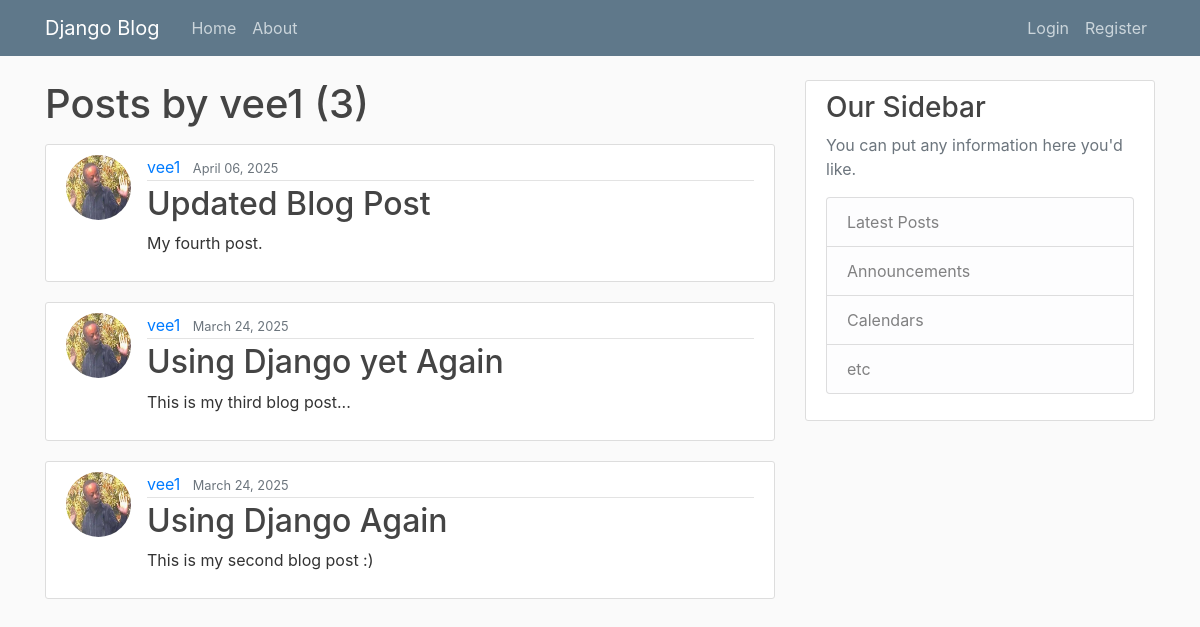
/user/vee1, run on an earlier commit of the app's database.
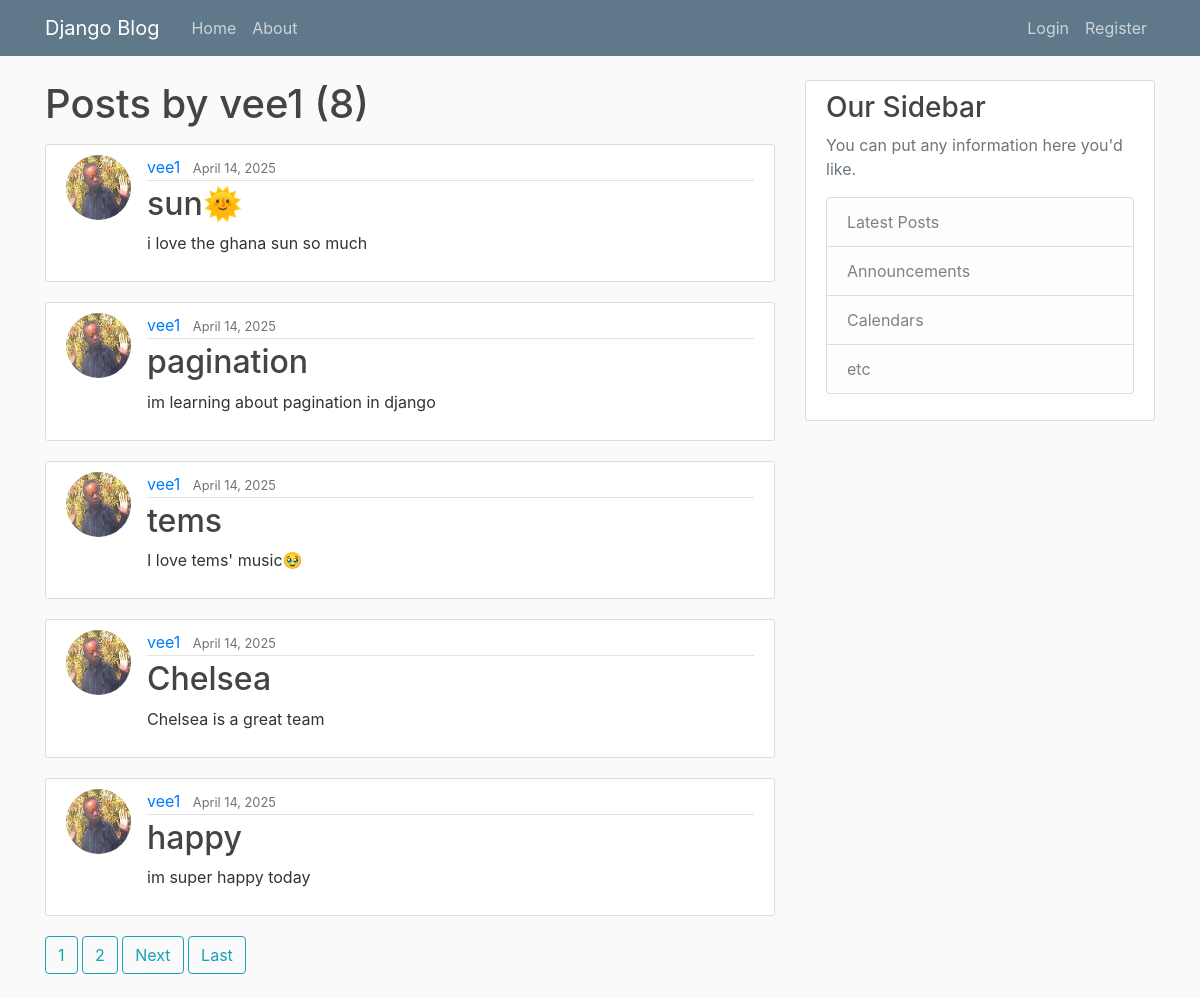
And on a later commit of the database.
### blog/models.py (models this page shows, shortened)
class Post(models.Model):
    title = models.CharField(max_length=100)
    content = models.TextField()
    date_posted = models.DateTimeField(default=timezone.now)
    author = models.ForeignKey(User, on_delete=models.CASCADE)

### users/models.py (models this page shows, shortened)
class Profile(models.Model):
    user = models.OneToOneField(User, on_delete=models.CASCADE)
    image = models.ImageField(default='default.jpg', upload_to='profile_pics')

### blog/views.py (the view)
# urls.py: path('user/<str:username>', UserPostListView.as_view(), name='user-posts'),
class UserPostListView(ListView):
    model = Post
    template_name = 'blog/user_posts.html' #<app>/<model>_<viewtype>.html
    context_object_name = 'posts'
    paginate_by = 5
    def get_queryset(self):
        user = get_object_or_404(User, username=self.kwargs.get('username'))
        return Post.objects.filter(author=user).order_by('-date_posted')

### blog/templates/blog/user_posts.html (shortened to what this page needs)
{% extends "blog/base.html" %}
{% block content %}
    <h1 class="mb-3">Posts by {{ view.kwargs.username}} ({{ page_obj.paginator.count }})</h1>
    {% for post in posts%}
    <article class="media content-section">
        <img class="rounded-circle article-img" src="{{ post.author.profile.image.url }}">
        <div class="media-body">
          <div class="article-metadata">
            <a class="mr-2" href="{%url 'user-posts' post.author.username %}">{{ post.author }}</a>
            <small class="text-muted">{{ post.date_posted|date:"F d, Y" }}</small>
          </div>
          <h2><a class="article-title" href="{% url 'post-detail' post.id %}">{{ post.title }}</a></h2>
          <p class="article-content">{{ post.content }}</p>
        </div>
    </article>
    {% endfor %}
    {% if is_paginated %}
      {% for num in page_obj.paginator.page_range %}
        {% if page_obj.number == num %}
          <a class="btn btn-outline-info mb-4" href="?page={{ num }}">{{ num }}</a>
        {% elif num > page_obj.number|add:'-3' and num < page_obj.number|add:'3' %}
          <a class="btn btn-outline-info mb-4" href="?page={{ num }}">{{ num }}</a>
        {% endif %}
      {% endfor %}
      {% if page_obj.has_next %}
        <a class="btn btn-outline-info mb-4" href="?page={{ page_obj.next_page_number }}">Next</a>
        <a class="btn btn-outline-info mb-4" href="?page={{ page_obj.paginator.num_pages }}">Last</a>
      {% endif %}
    {% endif %}
{% endblock content %}

What changed in the data, as far as the page shows it:
no longer on this page (row unchanged): Post: author.profile.image (picture), author "vee1", date_posted "April 06, 2025", title "Updated Blog Post", content "My fourth post."
no longer on this page (row unchanged): Post: author.profile.image (picture), author "vee1", date_posted "March 24, 2025", title "Using Django yet Again", content "This is my third blog post..."
no longer on this page (row unchanged): Post: author.profile.image (picture), author "vee1", date_posted "March 24, 2025", title "Using Django Again", content "This is my second blog post :)"
added Post: author.profile.image (picture), author "vee1", date_posted "April 14, 2025", title "sun🌞", content "i love the ghana sun so much"
added Post: author.profile.image (picture), author "vee1", date_posted "April 14, 2025", title "pagination", content "im learning about pagination in django"
added Post: author.profile.image (picture), author "vee1", date_posted "April 14, 2025", title "tems", content "I love tems' music🥹"
added Post: author.profile.image (picture), author "vee1", date_posted "April 14, 2025", title "Chelsea", content "Chelsea is a great team"
added Post: author.profile.image (picture), author "vee1", date_posted "April 14, 2025", title "happy", content "im super happy today"
Also different on the page:
{{ page_obj.paginator.count }}: "3" → "8"
new list line: "1"
new list line: "2"
text now shown: "Next Last"
